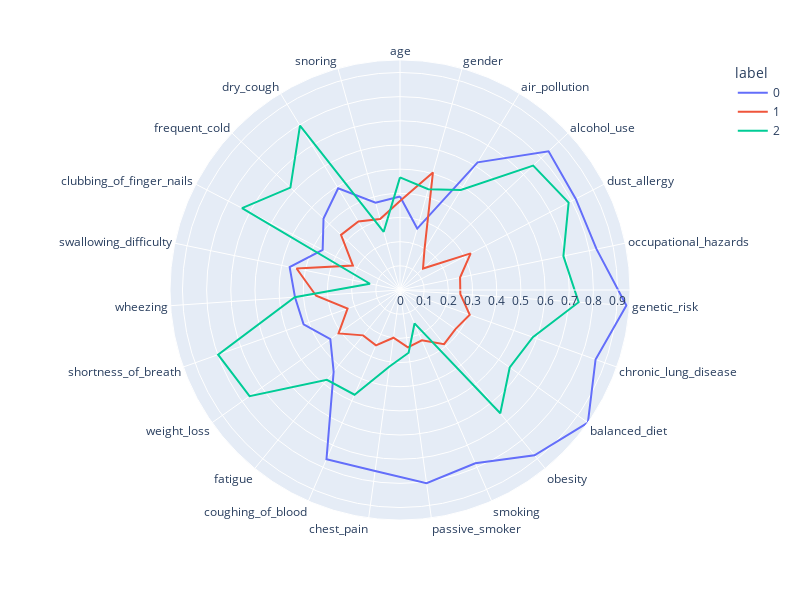

The notebook cell saved with this chart:
### Code cell
from sklearn.cluster import KMeans
import plotly.express as px
from sklearn.preprocessing import MinMaxScaler

kmeans = KMeans(n_clusters=3, init="k-means++",
        n_init=10,
        tol=1e-04, random_state=42)
scaler = MinMaxScaler()
scaler.fit(X)
print(X)
print(X.columns)
X_scaled = scaler.transform(X)
kmeans.fit(X_scaled)
print(kmeans.score(X_scaled))
clusters=pd.DataFrame(X_scaled, columns=X.columns)
clusters['label']=kmeans.labels_
polar=clusters.groupby("label").mean().reset_index()
polar=pd.melt(polar,id_vars=["label"]).dropna()
print(polar)
px.line_polar(polar,r="value",theta="variable",color="label",line_close=True,height=600,width=800)

### Figure 1 — Plotly figure (JSON) as saved in the notebook; plotly's stock layout.template omitted (floating-point values rounded to 4 significant figures)
{"data": [{"hovertemplate": "label=0<br>value=%{r}<br>variable=%{theta}<extra></extra>", "legendgroup": "0", "line": {"color": "#636efa", "dash": "solid"}, "marker": {"symbol": "circle"}, "mode": "lines", "name": "0", "r": [0.3865, 0.264, 0.6183, 0.8411, 0.819, 0.8305, 0.9387, 0.8587, 0.9516, 0.8818, 0.7817, 0.8069, 0.756, 0.7633, 0.435, 0.3528, 0.4233, 0.4354, 0.4663, 0.3603, 0.4329, 0.4924, 0.3747, 0.3865], "showlegend": true, "subplot": "polar", "theta": ["age", "gender", "air_pollution", "alcohol_use", "dust_allergy", "occupational_hazards", "genetic_risk", "chronic_lung_disease", "balanced_diet", "obesity", "smoking", "passive_smoker", "chest_pain", "coughing_of_blood", "fatigue", "weight_loss", "shortness_of_breath", "wheezing", "swallowing_difficulty", "clubbing_of_finger_nails", "frequent_cold", "dry_cough", "snoring", "age"], "type": "scatterpolar"}, {"hovertemplate": "label=1<br>value=%{r}<br>variable=%{theta}<extra></extra>", "legendgroup": "1", "line": {"color": "#EF553B", "dash": "solid"}, "marker": {"symbol": "circle"}, "mode": "lines", "name": "1", "r": [0.3683, 0.5051, 0.1948, 0.1304, 0.3293, 0.2538, 0.2503, 0.3062, 0.2808, 0.289, 0.2267, 0.2397, 0.1994, 0.2499, 0.2419, 0.3112, 0.2302, 0.3478, 0.4371, 0.2194, 0.3339, 0.3315, 0.3047, 0.3683], "showlegend": true, "subplot": "polar", "theta": ["age", "gender", "air_pollution", "alcohol_use", "dust_allergy", "occupational_hazards", "genetic_risk", "chronic_lung_disease", "balanced_diet", "obesity", "smoking", "passive_smoker", "chest_pain", "coughing_of_blood", "fatigue", "weight_loss", "shortness_of_breath", "wheezing", "swallowing_difficulty", "clubbing_of_finger_nails", "frequent_cold", "dry_cough", "snoring", "age"], "type": "scatterpolar"}, {"hovertemplate": "label=2<br>value=%{r}<br>variable=%{theta}<extra></extra>", "legendgroup": "2", "line": {"color": "#00cc96", "dash": "solid"}, "marker": {"symbol": "circle"}, "mode": "lines", "name": "2", "r": [0.4661, 0.4333, 0.4841, 0.754, 0.7857, 0.6905, 0.7407, 0.5833, 0.5556, 0.6574, 0.1508, 0.2619, 0.3194, 0.4722, 0.4792, 0.7619, 0.7986, 0.4365, 0.127, 0.7361, 0.6204, 0.7963, 0.25, 0.4661], "showlegend": true, "subplot": "polar", "theta": ["age", "gender", "air_pollution", "alcohol_use", "dust_allergy", "occupational_hazards", "genetic_risk", "chronic_lung_disease", "balanced_diet", "obesity", "smoking", "passive_smoker", "chest_pain", "coughing_of_blood", "fatigue", "weight_loss", "shortness_of_breath", "wheezing", "swallowing_difficulty", "clubbing_of_finger_nails", "frequent_cold", "dry_cough", "snoring", "age"], "type": "scatterpolar"}], "layout": {"height": 600, "legend": {"title": {"text": "label"}, "tracegroupgap": 0}, "margin": {"t": 60}, "polar": {"angularaxis": {"direction": "clockwise", "rotation": 90}, "domain": {"x": [0, 1], "y": [0, 1]}}, "width": 800}}
